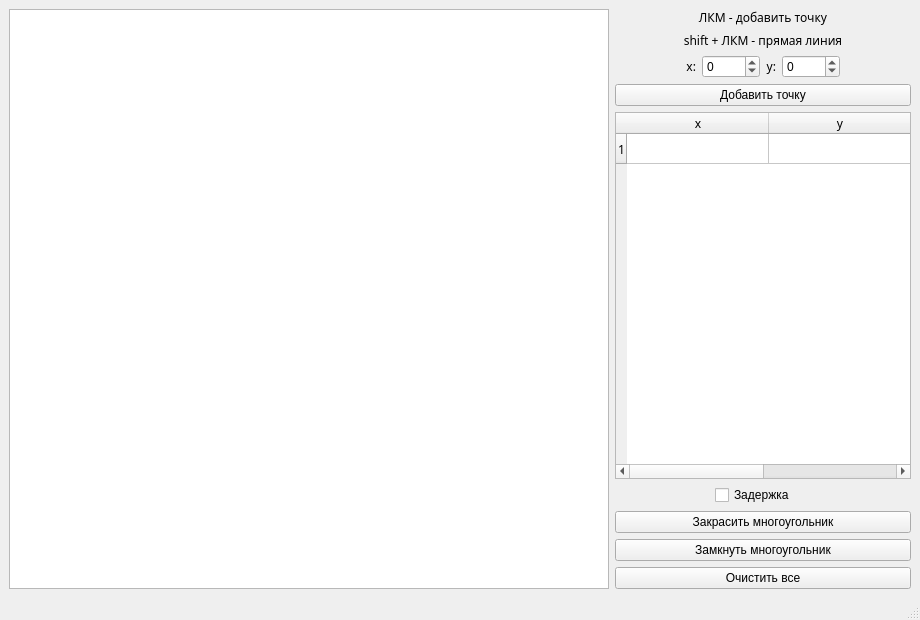
<?xml version="1.0" encoding="UTF-8"?>
<ui version="4.0">
 <class>MainWindow</class>
 <widget class="QMainWindow" name="MainWindow">
  <property name="geometry">
   <rect>
    <x>0</x>
    <y>0</y>
    <width>920</width>
    <height>620</height>
   </rect>
  </property>
  <property name="windowTitle">
   <string>MainWindow</string>
  </property>
  <widget class="QWidget" name="centralwidget">
   <layout class="QHBoxLayout" name="horizontalLayout_2">
    <item>
     <layout class="QHBoxLayout" name="horizontalLayout">
      <item>
       <widget class="QGraphicsView" name="canvas">
        <property name="cursor" stdset="0">
         <cursorShape>CrossCursor</cursorShape>
        </property>
        <property name="mouseTracking">
         <bool>true</bool>
        </property>
       </widget>
      </item>
      <item>
       <layout class="QVBoxLayout" name="verticalLayout">
        <item>
         <layout class="QGridLayout" name="gridLayout_2">
          <item row="1" column="0">
           <widget class="QLabel" name="label_4">
            <property name="font">
             <font>
              <family>Apple Braille</family>
             </font>
            </property>
            <property name="text">
             <string>&lt;html&gt;&lt;head/&gt;&lt;body&gt;&lt;p align=&quot;center&quot;&gt;ЛКМ - добавить точку&lt;/p&gt;&lt;/body&gt;&lt;/html&gt;</string>
            </property>
           </widget>
          </item>
          <item row="4" column="0">
           <widget class="QTableWidget" name="all_points_table">
            <property name="sizePolicy">
             <sizepolicy hsizetype="Ignored" vsizetype="Expanding">
              <horstretch>0</horstretch>
              <verstretch>0</verstretch>
             </sizepolicy>
            </property>
            <property name="maximumSize">
             <size>
              <width>16777215</width>
              <height>16777215</height>
             </size>
            </property>
            <property name="sizeIncrement">
             <size>
              <width>3</width>
              <height>0</height>
             </size>
            </property>
            <property name="font">
             <font>
              <family>Apple Braille</family>
              <underline>false</underline>
             </font>
            </property>
            <property name="editTriggers">
             <set>QAbstractItemView::NoEditTriggers</set>
            </property>
            <property name="textElideMode">
             <enum>Qt::ElideMiddle</enum>
            </property>
            <property name="showGrid">
             <bool>true</bool>
            </property>
            <property name="gridStyle">
             <enum>Qt::SolidLine</enum>
            </property>
            <property name="sortingEnabled">
             <bool>false</bool>
            </property>
            <property name="rowCount">
             <number>1</number>
            </property>
            <property name="columnCount">
             <number>2</number>
            </property>
            <attribute name="horizontalHeaderVisible">
             <bool>true</bool>
            </attribute>
            <attribute name="horizontalHeaderCascadingSectionResizes">
             <bool>true</bool>
            </attribute>
            <attribute name="horizontalHeaderMinimumSectionSize">
             <number>10</number>
            </attribute>
            <attribute name="horizontalHeaderDefaultSectionSize">
             <number>142</number>
            </attribute>
            <attribute name="horizontalHeaderHighlightSections">
             <bool>false</bool>
            </attribute>
            <attribute name="horizontalHeaderShowSortIndicator" stdset="0">
             <bool>false</bool>
            </attribute>
            <attribute name="horizontalHeaderStretchLastSection">
             <bool>false</bool>
            </attribute>
            <attribute name="verticalHeaderVisible">
             <bool>true</bool>
            </attribute>
            <attribute name="verticalHeaderCascadingSectionResizes">
             <bool>true</bool>
            </attribute>
            <attribute name="verticalHeaderHighlightSections">
             <bool>true</bool>
            </attribute>
            <attribute name="verticalHeaderShowSortIndicator" stdset="0">
             <bool>false</bool>
            </attribute>
            <attribute name="verticalHeaderStretchLastSection">
             <bool>false</bool>
            </attribute>
            <row/>
            <column>
             <property name="text">
              <string>x</string>
             </property>
            </column>
            <column>
             <property name="text">
              <string>y</string>
             </property>
            </column>
           </widget>
          </item>
          <item row="3" column="0">
           <layout class="QGridLayout" name="gridLayout">
            <item row="0" column="1">
             <widget class="QLabel" name="label">
              <property name="font">
               <font>
                <family>Apple Braille</family>
               </font>
              </property>
              <property name="text">
               <string>&lt;html&gt;&lt;head/&gt;&lt;body&gt;&lt;p align=&quot;right&quot;&gt;x:&lt;/p&gt;&lt;/body&gt;&lt;/html&gt;</string>
              </property>
             </widget>
            </item>
            <item row="0" column="2">
             <widget class="QSpinBox" name="x_sb">
              <property name="cursor">
               <cursorShape>PointingHandCursor</cursorShape>
              </property>
              <property name="minimum">
               <number>-1000</number>
              </property>
              <property name="maximum">
               <number>1000</number>
              </property>
             </widget>
            </item>
            <item row="1" column="0" colspan="6">
             <widget class="QPushButton" name="add_point_bt">
              <property name="maximumSize">
               <size>
                <width>16777215</width>
                <height>16777215</height>
               </size>
              </property>
              <property name="cursor">
               <cursorShape>PointingHandCursor</cursorShape>
              </property>
              <property name="text">
               <string>Добавить точку</string>
              </property>
             </widget>
            </item>
            <item row="0" column="4">
             <widget class="QSpinBox" name="y_sb">
              <property name="cursor">
               <cursorShape>PointingHandCursor</cursorShape>
              </property>
              <property name="minimum">
               <number>-1000</number>
              </property>
              <property name="maximum">
               <number>1000</number>
              </property>
             </widget>
            </item>
            <item row="0" column="3">
             <widget class="QLabel" name="label_2">
              <property name="font">
               <font>
                <family>Apple Braille</family>
               </font>
              </property>
              <property name="text">
               <string>&lt;html&gt;&lt;head/&gt;&lt;body&gt;&lt;p align=&quot;right&quot;&gt;y:&lt;/p&gt;&lt;/body&gt;&lt;/html&gt;</string>
              </property>
             </widget>
            </item>
            <item row="0" column="5">
             <spacer name="horizontalSpacer_2">
              <property name="orientation">
               <enum>Qt::Horizontal</enum>
              </property>
              <property name="sizeType">
               <enum>QSizePolicy::Minimum</enum>
              </property>
              <property name="sizeHint" stdset="0">
               <size>
                <width>65</width>
                <height>20</height>
               </size>
              </property>
             </spacer>
            </item>
            <item row="0" column="0">
             <spacer name="horizontalSpacer">
              <property name="orientation">
               <enum>Qt::Horizontal</enum>
              </property>
              <property name="sizeType">
               <enum>QSizePolicy::Minimum</enum>
              </property>
              <property name="sizeHint" stdset="0">
               <size>
                <width>65</width>
                <height>20</height>
               </size>
              </property>
             </spacer>
            </item>
           </layout>
          </item>
          <item row="2" column="0">
           <widget class="QLabel" name="label_3">
            <property name="font">
             <font>
              <family>Apple Braille</family>
             </font>
            </property>
            <property name="text">
             <string>&lt;html&gt;&lt;head/&gt;&lt;body&gt;&lt;p align=&quot;center&quot;&gt;shift +  ЛКМ - прямая линия&lt;/p&gt;&lt;/body&gt;&lt;/html&gt;</string>
            </property>
           </widget>
          </item>
         </layout>
        </item>
        <item>
         <layout class="QGridLayout" name="gridLayout_5">
          <item row="1" column="0">
           <layout class="QGridLayout" name="gridLayout_3">
            <item row="2" column="0">
             <widget class="QPushButton" name="end_polygon_bt">
              <property name="cursor">
               <cursorShape>PointingHandCursor</cursorShape>
              </property>
              <property name="tabletTracking">
               <bool>false</bool>
              </property>
              <property name="text">
               <string>Замкнуть многоугольник</string>
              </property>
             </widget>
            </item>
            <item row="1" column="0">
             <widget class="QPushButton" name="fill_polygon_bt">
              <property name="cursor">
               <cursorShape>PointingHandCursor</cursorShape>
              </property>
              <property name="text">
               <string>Закрасить многоугольник</string>
              </property>
             </widget>
            </item>
           </layout>
          </item>
          <item row="2" column="0">
           <widget class="QPushButton" name="clear_bt">
            <property name="text">
             <string>Очистить все</string>
            </property>
           </widget>
          </item>
          <item row="0" column="0">
           <layout class="QGridLayout" name="gridLayout_4">
            <item row="0" column="2">
             <spacer name="horizontalSpacer_3">
              <property name="orientation">
               <enum>Qt::Horizontal</enum>
              </property>
              <property name="sizeType">
               <enum>QSizePolicy::Maximum</enum>
              </property>
              <property name="sizeHint" stdset="0">
               <size>
                <width>100</width>
                <height>20</height>
               </size>
              </property>
             </spacer>
            </item>
            <item row="0" column="0">
             <spacer name="horizontalSpacer_4">
              <property name="orientation">
               <enum>Qt::Horizontal</enum>
              </property>
              <property name="sizeType">
               <enum>QSizePolicy::Maximum</enum>
              </property>
              <property name="sizeHint" stdset="0">
               <size>
                <width>100</width>
                <height>20</height>
               </size>
              </property>
             </spacer>
            </item>
            <item row="0" column="1">
             <widget class="QCheckBox" name="delay">
              <property name="text">
               <string>Задержка</string>
              </property>
             </widget>
            </item>
           </layout>
          </item>
         </layout>
        </item>
       </layout>
      </item>
     </layout>
    </item>
   </layout>
  </widget>
  <widget class="QMenuBar" name="menubar">
   <property name="geometry">
    <rect>
     <x>0</x>
     <y>0</y>
     <width>920</width>
     <height>22</height>
    </rect>
   </property>
  </widget>
  <widget class="QStatusBar" name="statusbar"/>
 </widget>
 <resources/>
 <connections/>
</ui>
